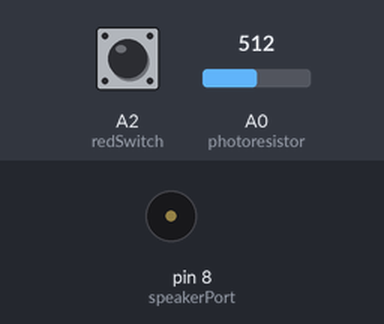
Recording of a sketch running on a simulated Arduino Uno, built with avr-gcc and run on an emulated ATmega328P. On the bench: buzzer (waves = sounding). The inputs (shaded band) are chosen by the test bench; at power-on: A2 (redSwitch) LOW, A0 (photoresistor) = 512.

Above: at 1.2 s.
1.3 s: A2 (redSwitch) pulled HIGH for 0.15 s
At 1.37 s:
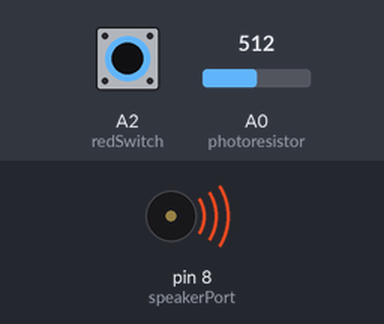
2.9 s: A2 (redSwitch) pulled HIGH for 3.2 s
At 6.5 s:
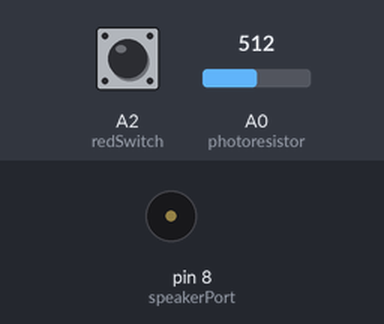
Timing chart, 0 to 8.0 s (numbered marks = the images above; inputs shaded):
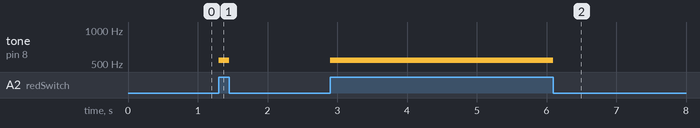

Measured:
- after the input at 1.3 s, tone on pin 8 (speakerPort): silent → 539 Hz at once, → silent 0.15 s later
- after the input at 2.9 s, tone on pin 8 (speakerPort): silent → 539 Hz at once, → silent 3.2 s later

The sketch:

sketch_june17_IMAssignment.ino
```cpp
/*
  Concept: A modified theremin. Since we discussed theremins in class today, I
  thought it would be interesting to try and create one myself. Much like a
  traditional theremin, mine produces higher pitches when the player brings
  their hand closer to the sensor (in this case, I used a photoresistor). However,
  in order to produce sound, the player must also press the momentary switch
  (and hold it as long as they want sound to be produced).

  Name: Vee Nis Ling
  Due date: 17 June 2020
*/

//setting up variables for input and output devices
int photoresistor = A0;
int redSwitch = A2;
int speakerPort = 8;

void setup() {
  Serial.begin(9600);

  //setting up pins as necessary
  pinMode(photoresistor, INPUT);
  pinMode(redSwitch, INPUT);
  pinMode(speakerPort, OUTPUT);
}

void loop() {

  //taking photoresistor input as an int variable
  int note = analogRead(photoresistor);

  //mapping from range of photoresistor input to range of frequencies in pitches
  note = map(note, 0, 1023, 1047, 31);

  //play note at frequency given by input and map() if switch is pressed
  if (digitalRead(redSwitch) == HIGH) {
    tone(speakerPort, note);
  }

  //otherwise don't play
  else {
    noTone(speakerPort);
  }
}
```
